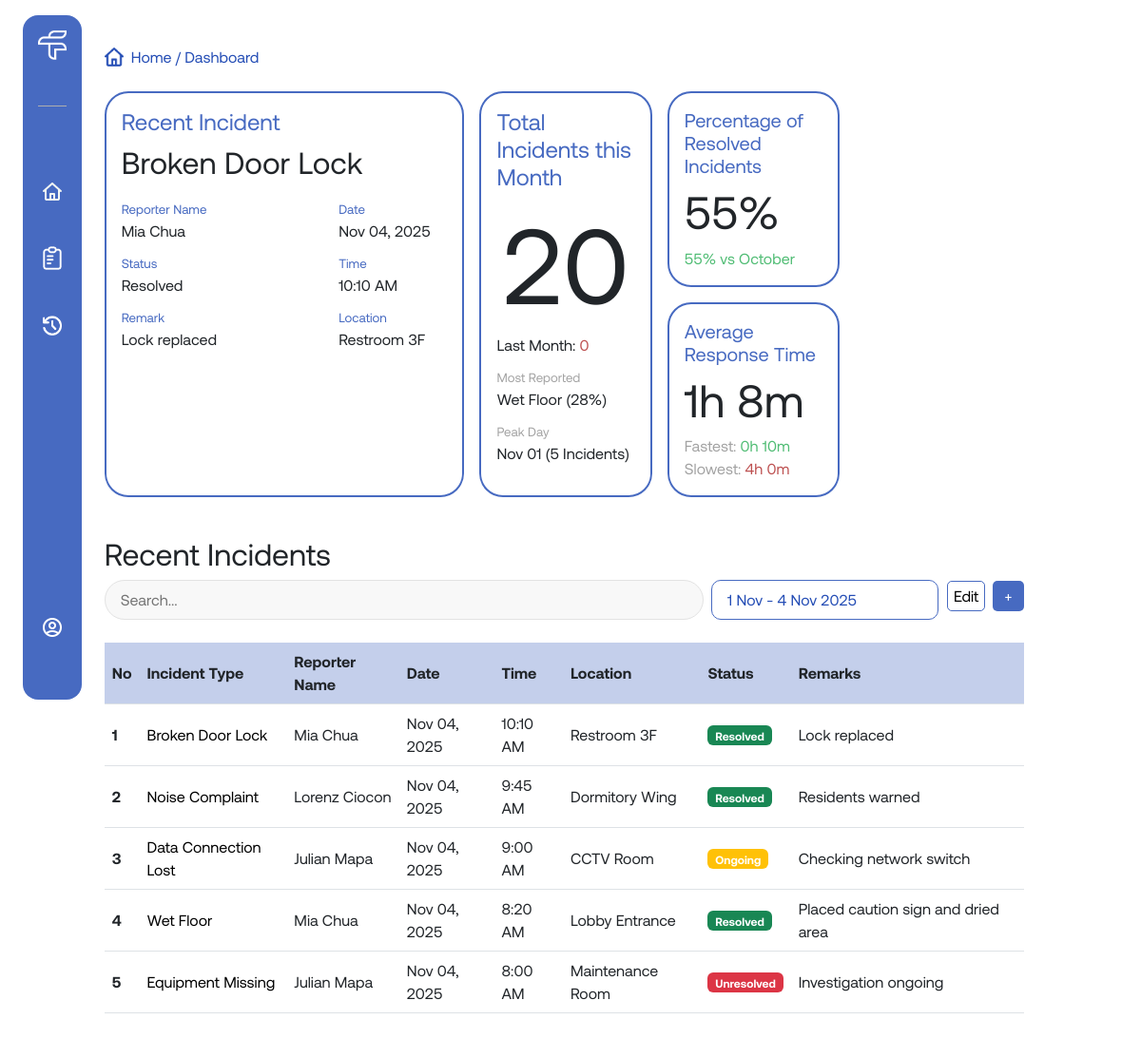
The page /pages/dashboard.php (signed in) on the database its author committed.
### tables this page shows
CREATE TABLE incidents (
  incident_id INT(10) AUTO_INCREMENT PRIMARY KEY,
  description VARCHAR(255) NOT NULL,
  location VARCHAR(255) NOT NULL,
  reported_by INT(10),
  role_assigned_to VARCHAR(255),
  status VARCHAR(255) DEFAULT 'Ongoing',
  remarks VARCHAR(255),
  date DATE,
  time TIME,
  FOREIGN KEY (reported_by) REFERENCES users(user_id) ON DELETE SET NULL
);

CREATE TABLE users (
  user_id INT(10) AUTO_INCREMENT PRIMARY KEY,
  name VARCHAR(255) NOT NULL,
  role VARCHAR(255) NOT NULL,
  username VARCHAR(255) UNIQUE NOT NULL,
  password VARCHAR(255) NOT NULL
);

### pages/dashboard.php (the view, shortened to what this page needs)
<?php
    include('../includes/db_connect.php');
    if(isset($_SESSION['user_id'])){
        $user_id = $_SESSION['user_id'] ;
        $sql = "SELECT role FROM users WHERE user_id = $user_id";
        $result = mysqli_query($conn, $sql);
        if($result && mysqli_num_rows($result) > 0){
            $row = mysqli_fetch_assoc($result);
            $user_role = htmlspecialchars($row['role']);
        }
        if ($user_role == 'Admin') {
            $sql = "SELECT incidents.incident_id, incidents.description, users.name AS reporter_name, incidents.location, incidents.date, incidents.time, incidents.status, incidents.remarks
                    FROM incidents
                    LEFT JOIN users ON incidents.reported_by = users.user_id
                    ORDER BY incidents.incident_id DESC
                    LIMIT 5" ;
            $table_header = 'Recent' ;
        }
        $result_incidents = mysqli_query($conn, $sql);
        if ($user_role == 'Admin') {
            $recent_sql = "
                SELECT incidents.description, incidents.location, incidents.date, incidents.time, incidents.status, incidents.remarks, users.name AS reporter_name
                FROM incidents
                LEFT JOIN users ON incidents.reported_by = users.user_id
                ORDER BY incidents.incident_id DESC
                LIMIT 1
            ";
        }
        $recent_result = mysqli_query($conn, $recent_sql);
        $recent_incident = null;
        if ($recent_result && mysqli_num_rows($recent_result) > 0) {
            $recent_incident = mysqli_fetch_assoc($recent_result);
        }
        if ($recent_incident) {
            $recent_description = htmlspecialchars($recent_incident['description']);
            $recent_reporter = htmlspecialchars($recent_incident['reporter_name']);
            $recent_status = htmlspecialchars($recent_incident['status']);
            $recent_remarks = htmlspecialchars($recent_incident['remarks']);
            $recent_date = date("M d, Y", strtotime($recent_incident['date']));
            $recent_time = date("g:i A", strtotime($recent_incident['time']));
            $recent_location = htmlspecialchars($recent_incident['location']);
        }
        $role_condition = ($user_role != 'Admin') ? "AND incidents.role_assigned_to = '$user_role'" : "";
        $peak_day_sql = "
            SELECT date, COUNT(*) AS incidents_count
            FROM incidents
            WHERE MONTH(date) = 11 AND YEAR(date) = YEAR(CURDATE()) $role_condition
            GROUP BY date
            ORDER BY incidents_count DESC
            LIMIT 1
        ";
        $peak_day_result = mysqli_query($conn, $peak_day_sql);
        $peak_day = ['date' => '-', 'count' => 0];
        if ($peak_day_result && mysqli_num_rows($peak_day_result) > 0) {
            $row = mysqli_fetch_assoc($peak_day_result);
            $peak_day = [
                'date' => date("M d", strtotime($row['date'])),
                'count' => (int)$row['incidents_count']
            ];
        }
        $oldest_date = '-';
        $newest_date = '-';
        $date_range_sql = "
            SELECT MIN(date) AS oldest, MAX(date) AS newest
            FROM incidents
            WHERE 1=1 $role_condition
        ";
        $date_result = mysqli_query($conn, $date_range_sql);
        if ($date_result && mysqli_num_rows($date_result) > 0) {
            $row = mysqli_fetch_assoc($date_result);
            if ($row['oldest'] && $row['newest']) {
                $oldest_date = date("j M", strtotime($row['oldest']));
                $newest_date = date("j M Y", strtotime($row['newest']));
            }
        }
        function getTotalIncidentsByMonth($conn, $month, $role_condition) {
            $sql = "
                SELECT COUNT(*) AS total_incidents
                FROM incidents
                WHERE MONTH(date) = $month AND YEAR(date) = YEAR(CURDATE()) $role_condition
            ";
            $result = mysqli_query($conn, $sql);
            if ($result && mysqli_num_rows($result) > 0) {
                $row = mysqli_fetch_assoc($result);
                return (int)$row['total_incidents'];
            }
            return 0;
        }
        $november_total   = getTotalIncidentsByMonth($conn, 11, $role_condition);
        $october_total = getTotalIncidentsByMonth($conn, 10, $role_condition);
        function getIncidentCount($conn, $statusCondition, $month, $role_condition) {
            $sql = "SELECT COUNT(*) AS count FROM incidents
                    WHERE $statusCondition AND MONTH(date) = $month $role_condition;";
            $result = mysqli_query($conn, $sql);
            if ($result && mysqli_num_rows($result) > 0) {
                $row = mysqli_fetch_assoc($result);
                return (int)$row['count'];
            }
            return 0;
        }
        $resolved_incidents_this_month   = getIncidentCount($conn, "status = 'Resolved'", 11, $role_condition);
        $resolved_incidents_last_month   = getIncidentCount($conn, "status = 'Resolved'", 10, $role_condition);
        $this_resolved_pct   = $november_total > 0 ? round(($resolved_incidents_this_month / $november_total) * 100, 0) : 0;
        $last_resolved_pct   = $october_total > 0 ? round(($resolved_incidents_last_month / $october_total) * 100, 0) : 0;
        $improvement_pct = round($this_resolved_pct - $last_resolved_pct, 0);
        $improvement_style = $improvement_pct < 0 ? "red-text" : "green-text";
        $sql_response_time = "
            SELECT
                AVG(TIMESTAMPDIFF(MINUTE, isu.old_timestamp, isu.updated_timestamp)) AS avg_minutes,
                MIN(TIMESTAMPDIFF(MINUTE, isu.old_timestamp, isu.updated_timestamp)) AS fastest_minutes,
                MAX(TIMESTAMPDIFF(MINUTE, isu.old_timestamp, isu.updated_timestamp)) AS slowest_minutes
            FROM incident_status_updates AS isu
            JOIN incidents ON isu.incident_id = incidents.incident_id
            WHERE isu.old_status IN ('Unresolved', 'Ongoing')
            AND isu.new_status = 'Resolved'
            $role_condition
        ";
        $response_time_result = mysqli_query($conn, $sql_response_time);
        $response_times = ['avg' => 0, 'fastest' => 0, 'slowest' => 0];
        if ($response_time_result && mysqli_num_rows($response_time_result) > 0) {
            $row = mysqli_fetch_assoc($response_time_result);
            $response_times['avg'] = (int)$row['avg_minutes'];
            $response_times['fastest'] = (int)$row['fastest_minutes'];
            $response_times['slowest'] = (int)$row['slowest_minutes'];
        }
        function format_minutes($minutes) {
            $h = floor($minutes / 60);
            $m = $minutes % 60;
            return "{$h}h {$m}m";
        }
        $avg_time = format_minutes($response_times['avg']);
        $fastest_time = format_minutes($response_times['fastest']);
        $slowest_time = format_minutes($response_times['slowest']);
    }
?>
<!DOCTYPE html>
<html lang="en">
<head>
    <link href="https://cdn.jsdelivr.net/npm/bootstrap@5.3.8/dist/css/bootstrap.min.css" rel="stylesheet">
    <link rel="stylesheet" href="../assets/css/style.css">
</head>
<body>
    <div class="layout d-md-flex w-md-100">
        <?php include('../includes/navbar.php') ?>
        <div class="main-content flex-md-fill p-md-3 pt-md-5">
            <div class="main-content-container w-90 mx-auto mx-md-0 w-md-100">
                <p class="page-info"> <img src="../assets/images/blue-home-icon.png" alt=""><span>Home  /  Dashboard</span></p>
                <div class="dashboard-cards my-4 d-md-grid gap-md-3">
                    <div class="recent-incident dash-card dash-card-left">
                        <h4>Recent Incident</h4>
                        <h2><?= $recent_description ?></h2>
                        <div class="recent-bot-card">
                            <div class="recent-left">
                                <p class="recent-labels">Reporter Name</p>
                                <p><?= $recent_reporter ?></p>
                                <p class="recent-labels">Status</p>
                                <p><?= $recent_status ?></p>
                                <p class="recent-labels">Remark</p>
                                <p><?= $recent_remarks ?></p>
                            </div>
                            <div class="recent-right">
                                <p class="recent-labels">Date</p>
                                <p><?= $recent_date ?></p>
                                <p class="recent-labels">Time</p>
                                <p><?= $recent_time ?></p>
                                <p class="recent-labels">Location</p>
                                <p><?= $recent_location ?></p>
                            </div>
                        </div>
                    </div>
                    <div class="dash-card-right">
                        <div class="total-incidents dash-card">
                            <h4>Total Incidents this Month</h4>
                            <h1 class="text-center"><?= $november_total ?></h1>
                            <p>Last Month: <span class="red-text"><?= $october_total ?></span></p>
                            <p class="total-labels">Most Reported</p>
                            <p>Wet Floor (28%)</p>
                            <p class="total-labels">Peak Day</p>
                            <p><?= $peak_day['date'] ?> (<?= $peak_day['count'] ?> Incidents)</p>
                        </div>
                        <div class="right-right-col">
                            <div class="percentage dash-card">
                                <h4>Percentage of Resolved Incidents</h4>
                                <h2><?= $this_resolved_pct ?>%</h2>
                                <p class="<?= $improvement_style?>"><?= $improvement_pct?>% vs October</p>
                            </div>
                            <div class="average-time dash-card">
                                <h4>Average Response Time</h4>
                                <h2><?= $avg_time?></h2>
                                <p>Fastest: <span class="green-text"><?= $fastest_time?></span></p>
                                <p>Slowest: <span class="red-text"><?= $slowest_time?></span></p>
                            </div>
                        </div>
                    </div>
                </div>
                <h2><?= $table_header?> Incidents</h2>
                <div class="table-search-group">
                    <div class="top-search">
                        <input type="text" placeholder="Search..." id="searchInput">
                        <div class="filter-date">
                            <p><?= $oldest_date ?> - <?= $newest_date ?></p>
                        </div>
                    </div>
                    <div class="bot-search">
                        <button class="edit-btn" id="toggleEditMode">Edit</button>
                        <a href="./add-incident.php">+</a>
                    </div>
                </div>
                <table class="incident-table">
                    <thead>
                    <tr class="header-row">
                        <th scope="col">No</th>
                        <th scope="col">Incident Type</th>
                        <th scope="col">Reporter Name</th>
                        <th scope="col">Date</th>
                        <th scope="col">Time</th>
                        <th scope="col">Location</th>
                        <th scope="col">Status</th>
                        <th scope="col">Remarks</th>
                        <th class="edit-col"></th>
                    </tr>
                    </thead>
                    <tbody>
                        <?php
                            if ($result_incidents && mysqli_num_rows($result_incidents) > 0) {
                                $count = 1;
                                while ($row = mysqli_fetch_array($result_incidents)) {
                                    $incidentId = htmlspecialchars($row['incident_id']);
                                    $description = htmlspecialchars($row['description']);
                                    $reporter = htmlspecialchars($row['reporter_name']);
                                    $location = htmlspecialchars($row['location']);
                                    $date = date("M d, Y", strtotime($row['date']));
                                    $time = date("g:i A", strtotime($row['time']));
                                    $status = htmlspecialchars($row['status']);
                                    $remarks = htmlspecialchars($row['remarks']);
                                    $badgeClass = '';
                                    if ($status == 'Resolved') $badgeClass = 'bg-success';
                                    elseif ($status == 'Ongoing') $badgeClass = 'bg-warning';
                                    else $badgeClass = 'bg-danger';
                                    echo "
                                    <tr data-id='{$incidentId}'>
                                        <th scope='row' data-label='No'>{$count}</th>
                                        <td data-label='Incident Type'>{$description}</td>
                                        <td data-label='Reporter Name'>{$reporter}</td>
                                        <td data-label='Date'>{$date}</td>
                                        <td data-label='Time'>{$time}</td>
                                        <td data-label='Location'>{$location}</td>
                                        <td data-label='Status'><span class='badge {$badgeClass}'>{$status}</span></td>
                                        <td data-label='Remarks'>{$remarks}</td>
                                        <td class='edit-cell'></td>
                                    </tr>
                                    ";
                                    $count++;
                                }
                            } else {
                                echo "
                                <tr>
                                    <td colspan='9' class='text-center'>No incidents found.</td>
                                </tr>";
                            }
                        ?>
                    </tbody>
                </table>
            </div>
        </div>
    </div>
</body>
<?php include('../includes/footer.php') ?>

### rows shown on the page
incidents: description "Broken Door Lock", reported_by.name "Mia Chua", status "Resolved", remarks "Lock replaced", date "Nov 04, 2025", time "10:10 AM", location "Restroom 3F"
users: role "Recent"
incidents: description "Noise Complaint", reported_by.name "Lorenz Ciocon", date "Nov 04, 2025", time "9:45 AM", location "Dormitory Wing", status "Resolved", remarks "Residents warned"
incidents: description "Data Connection Lost", reported_by.name "Julian Mapa", date "Nov 04, 2025", time "9:00 AM", location "CCTV Room", status "Ongoing", remarks "Checking network switch"
incidents: description "Wet Floor", reported_by.name "Mia Chua", date "Nov 04, 2025", time "8:20 AM", location "Lobby Entrance", status "Resolved", remarks "Placed caution sign and dried area"
incidents: description "Equipment Missing", reported_by.name "Julian Mapa", date "Nov 04, 2025", time "8:00 AM", location "Maintenance Room", status "Unresolved", remarks "Investigation ongoing"

### other values the page prints
$november_total "20"
$october_total "0"
$peak_day['date'] "Nov 01"
$peak_day['count'] "5"
$this_resolved_pct "55"
$improvement_pct "55"
$avg_time "1h 8m"
$fastest_time "0h 10m"
$slowest_time "4h 0m"
$oldest_date "1 Nov"
$newest_date "4 Nov 2025"
